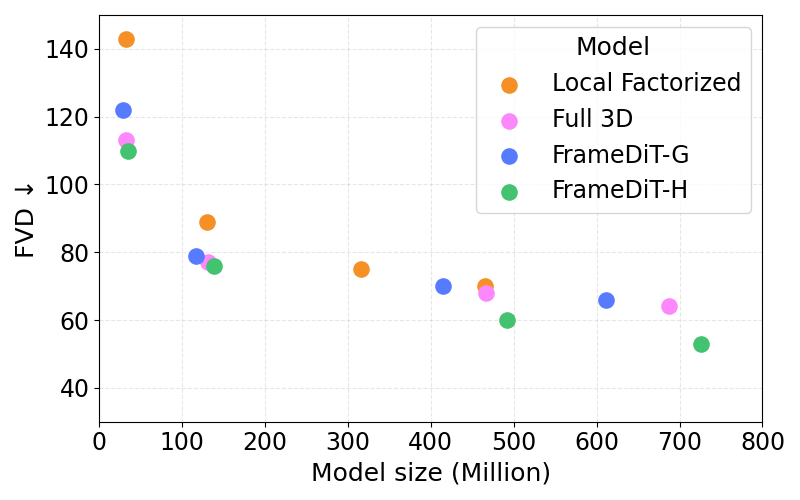

Here is the Python script that generated this plot:
import matplotlib.pyplot as plt
import pandas as pd

import numpy as np
import pandas as pd
import matplotlib.pyplot as plt

# -------------------------
# Your data
# -------------------------
def draw_diameter_legend(ax, g_values, scale_func,
                        x0=0.03, x1=0.25, y=0.07):
    """
    Draw horizontal diameter legend above the plot.
    
    ax: matplotlib axis
    g_values: list of GFLOPs ticks (e.g., [5,20,80,320])
    scale_func: function mapping GFLOPs -> bubble area
    x0,x1,y: position in axis fraction coordinates
    """

    # Convert axis fraction to data coords
    trans = ax.transAxes

    # Draw horizontal line
    ax.plot([x0, x1], [y, y], transform=trans,
            color='0.5', lw=1.5, clip_on=False)

    gmin, gmax = -20, 750

    # Place ticks
    for g in g_values:
        t = (g - gmin) / (gmax - gmin)
        x = x0 + t * (x1 - x0)

        # vertical tick
        ax.plot([x, x], [y, y+0.015], transform=trans,
                color='0.5', lw=1.5, clip_on=False)

        # label
        ax.text(x, y-0.02, f"{g}",
                transform=trans,
                ha="center", va="top",
                fontsize=9, color='0.45')

    # Title text
    ax.text(x0, y+0.03, "Diameter",
            transform=trans,
            fontsize=10, color='0.45')

    ax.text(x1, y+0.03, "GFLOPs",
            transform=trans,
            fontsize=10, color='0.45', ha='right')

# -------------------------
# Data
# -------------------------
csv_text = """model,s,b,l,xl,gflop_s,gflop_b,gflop_l,gflop_xl,param_s,param_b,param_l,param_xl
Local Factorized,143,89,75,70,32.505232,88.755929088,315.448623104,465.743167488,32.505,129.596,315.449,465.743
Full 3D,113,77,68,64,32.949387264,131.732865024,466.141577216,687.8048256,32.949,131.733,466.142,687.805
FrameDiT-G,122,79,70,66,29.325508608,117.2373504,414.601969664,611.703373824,29.326,117.237,414.602,611.703
FrameDiT-H,110,76,60,53,34.78020096,139.018371072,492.012044288,725.987672064,34.780,139.018,492.012,725.988
"""
df = pd.read_csv(pd.io.common.StringIO(csv_text))
palette = {
    "Local Factorized": "#F78F27",
    "Full 3D": "#FD88FD",
    "FrameDiT-G": "#567BFF",
    "FrameDiT-H": "#43C26F",
}
sizes = ["s","b","l","xl"]

rows = []
for _, r in df.iterrows():
    for s in sizes:
        rows.append({
            "model": r["model"],
            "fvd": r[s],
            "param": r[f"param_{s}"]
        })
data = pd.DataFrame(rows)

# -------------------------
# Bubble scaling
# -------------------------
# gmin, gmax = data["param"].min(), data["param"].max()
# area_min, area_max = 80, 12000

# def scale_area(g):
#     return area_min + (g - gmin) / (gmax - gmin) * (area_max - area_min)

# data["area"] = data["param"].apply(scale_area)

# -------------------------
# Plot
# -------------------------
plt.figure(figsize=(8,5))
ax = plt.gca()

models = data["model"].unique()

for m in models:
    sub = data[data["model"] == m]
    ax.scatter(
        sub["param"],
        sub["fvd"],
        s=120,
        #s=sub["area"],
        #alpha=0.55,
        #edgecolors="none",
        label=m,
        c=palette[m]
    )

# axis formatting
ax.set_xlabel("Model size (Million)", fontsize=18)
ax.set_ylabel("FVD ↓", fontsize=18)
ax.grid(True, linestyle="--", alpha=0.3)
ax.set_axisbelow(True)
ax.set_ylim(30, 150)
ax.set_xlim(0,800)
ax.tick_params(axis='x', labelsize=17)
#ax.set_xticks([])
ax.tick_params(axis='y', labelsize=17)
# -------------------------
# Diameter legend
# -------------------------
# legend_g = [500, 500, 500, 500]
# legend_g = [g for g in legend_g if gmin <= g <= gmax]

# legend_handles = [
#     plt.scatter([], [], s=scale_area(g), alpha=0.45)
#     for g in legend_g
# ]
# legend_labels = [f"{g:g}" for g in legend_g]

# leg = ax.legend(
#     legend_handles,
#     legend_labels,
#     title="Diameter\nGFLOPs",
#     loc="lower left",
#     frameon=True
# )
# ax.add_artist(leg)
#g_ticks = [30, 300, 700]
#draw_diameter_legend(ax, g_ticks, scale_area)

# model legend
ax.legend(title="Model", loc="upper right", fontsize=17, title_fontsize=18, frameon=True)
# from matplotlib.lines import Line2D

# models = data["model"].unique()

# legend_handles = [
#     Line2D(
#         [0], [0],
#         marker='o',
#         color='none',
#         markerfacecolor=palette[m],
#         markersize=12,   # ← fixed size here
#         label=m,
#         #alpha=0.55,
#         markeredgecolor="none",
#     )
#     for i, m in enumerate(models)
# ]

# ax.legend(
#     handles=legend_handles,
#     title="Model",
#     loc="upper right",
#     fontsize=11,
#     title_fontsize=13,
#     frameon=True
# )

plt.tight_layout()

plt.savefig('scaling.png')
plt.savefig('scaling.pdf')
